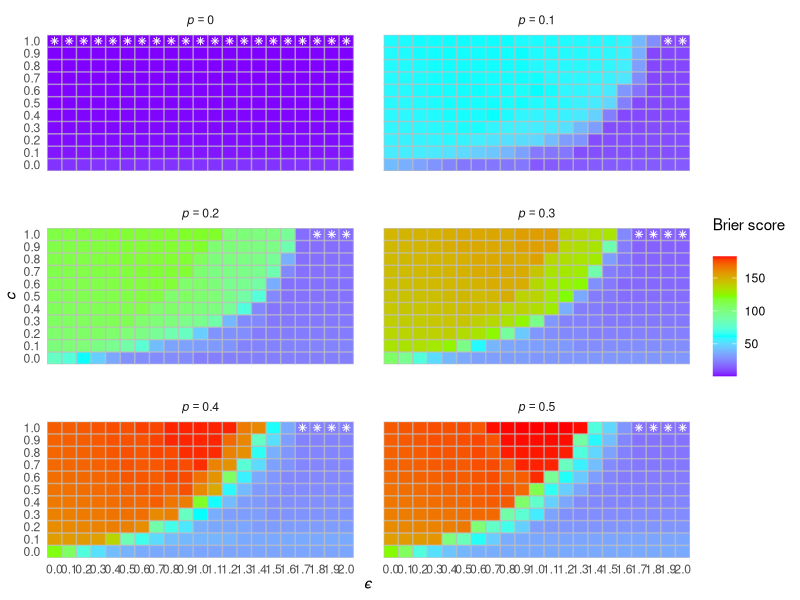
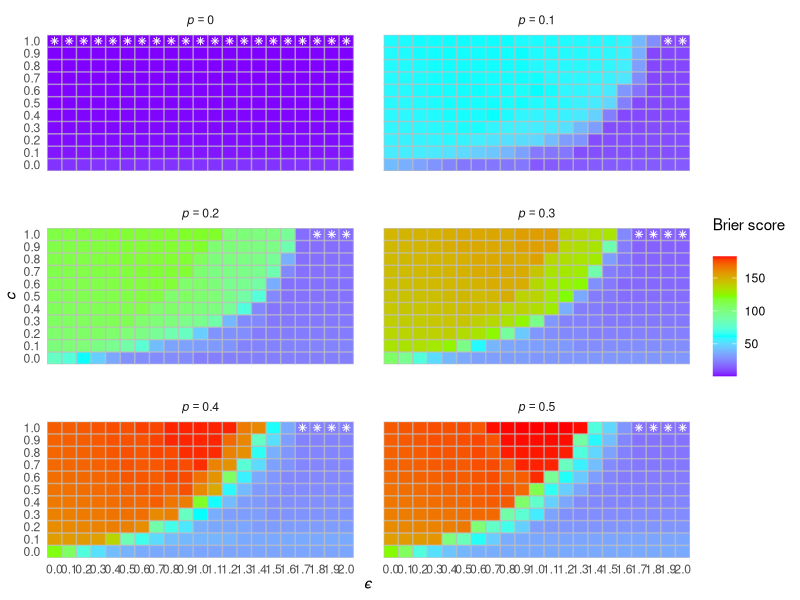

The R script that drew these images, in order:
library(tidyverse)

df <- read_csv("50-agents.csv", show_col_types = FALSE) %>% 
  group_by(bias, boost, dist) %>%
  summarize(mean_score = mean(score), .groups = "drop") %>%
  group_by(bias) %>%
  mutate(is_best = mean_score == min(mean_score))

p_labeller <- function(string) paste("italic(p) ==", string)

ggplot(df) +
  facet_wrap(vars(bias), ncol = 2, labeller = as_labeller(p_labeller, label_parsed)) +
  geom_tile(aes(x = dist, y = boost, fill = mean_score)) +
  geom_point(data = df %>% filter(is_best), aes(x = dist, y = boost), shape = 8, colour = "white") +
  geom_vline(xintercept = seq(-.05, 2.05, .1), colour = "grey", alpha = .75) + 
  geom_hline(yintercept = seq(-.05, 1.05, .1), colour = "grey", alpha = .75) +
  scale_fill_gradientn(colours = rev(rainbow(4)), name = "Brier score\n") +
  scale_x_continuous(breaks = seq(0, 2, by = .1), expand = c(0, 0)) +  
  scale_y_continuous(breaks = seq(0, 1, by = .1), expand = c(0, 0)) +
  labs(x = expression(italic(ϵ)), y = expression(italic(c))) +
  theme_minimal() +
  theme(panel.grid.minor.x = element_blank(),
        panel.grid.minor.y = element_blank(),
        panel.grid.major.x = element_blank(),
        panel.grid.major.y = element_blank(),
        panel.spacing = unit(1.5, "lines"))

ggsave("fig-4.png", dpi = 300, width = 10, height = 8)
